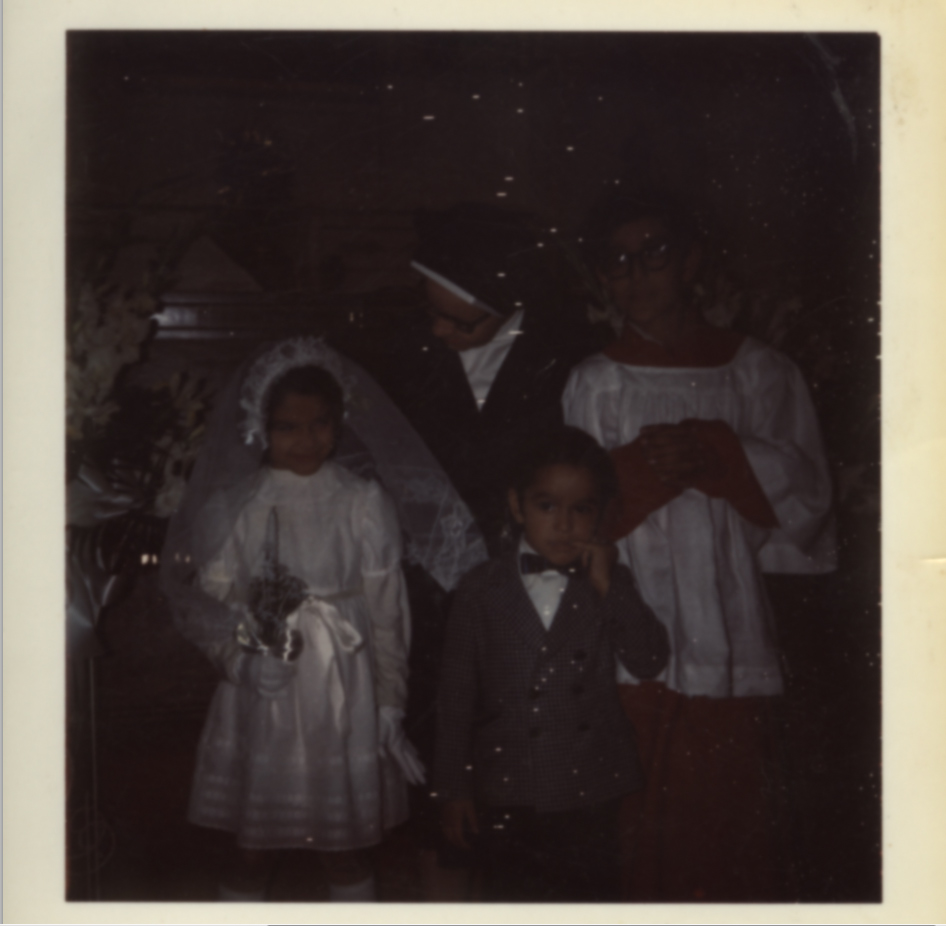
#> input picture pil/dark_bef.jpg, 946 x 926 px
$ python pil_lighten.py
#> lines starting #> are read from the running program, lines starting #| are printed output that depends on the picture
from PIL import Image
import numpy as np

def convert_to_greyscale(input_path, output_path):
    # Load the image and convert to a NumPy array
#> called with input_path = 'dark_bef.jpg', output_path = 'dark_after.jpg'
    color_img = Image.open(input_path).convert('RGB')
#> color_img is the input picture: PIL image 946x926 RGB; mean R, G, B 74.6, 65.1, 60.9
    data = np.array(color_img)

    # Get dimensions (height, width, channels)
    height, width, channels = data.shape
#> height = 926; width = 946; channels = 3

    # Create an empty array for the grayscale output
    # Using 'uint8' because pixel values are integers from 0-255
    bw_data = np.zeros((height, width,3), dtype=np.uint8)

    # Iterate through every pixel
    for y in range(height):
        for x in range(width):
            r, g, b = data[y, x]

            # Assign to the new array
            bw_data[y, x] = (r+50, g+50 ,b+50)
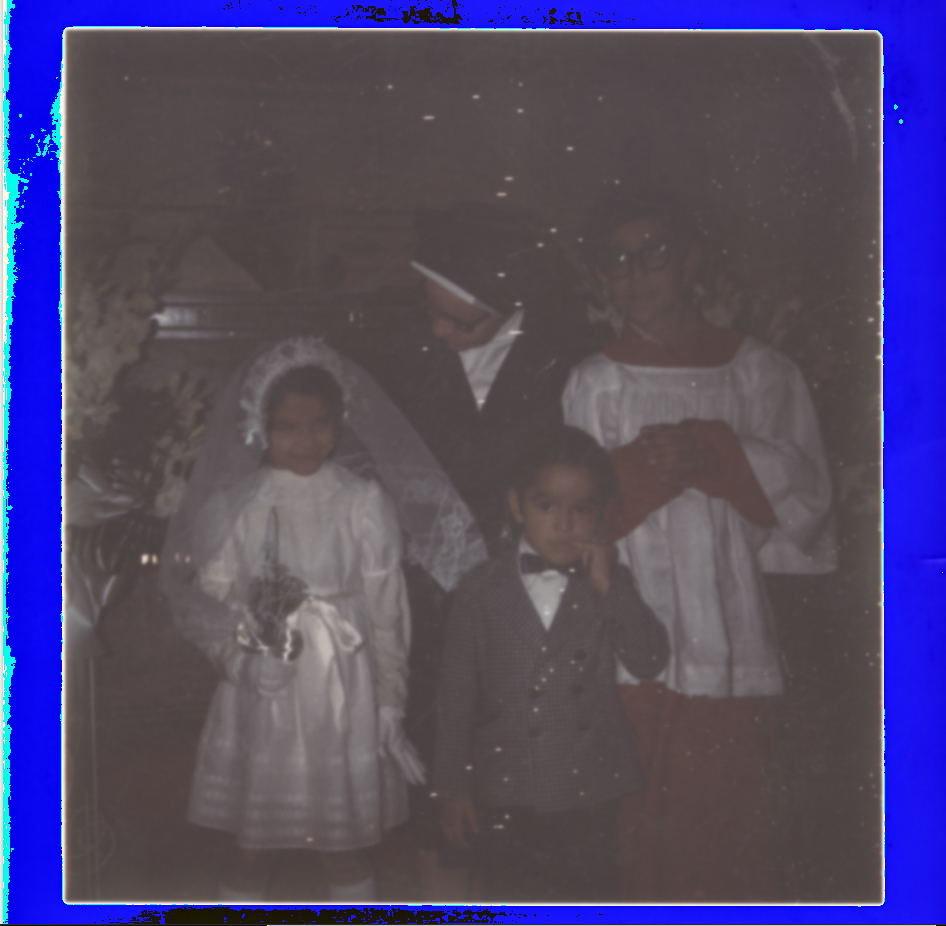
#> bw_data: shape (926, 946, 3); mean R, G, B 80.5, 73.2, 108.8

    # Convert the array back to a PIL image and save
    bw_img = Image.fromarray(bw_data)
    bw_img.save(output_path)
    print(f"Image saved successfully to {output_path}")

# Usage
convert_to_greyscale('dark_bef.jpg', 'dark_after.jpg')
